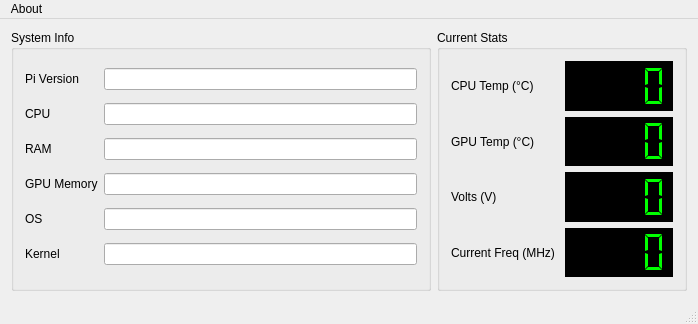
<?xml version="1.0" encoding="UTF-8"?>
<ui version="4.0">
 <class>MainWindow</class>
 <widget class="QMainWindow" name="MainWindow">
  <property name="windowModality">
   <enum>Qt::ApplicationModal</enum>
  </property>
  <property name="geometry">
   <rect>
    <x>0</x>
    <y>0</y>
    <width>698</width>
    <height>324</height>
   </rect>
  </property>
  <property name="windowTitle">
   <string>RPi Info</string>
  </property>
  <property name="unifiedTitleAndToolBarOnMac">
   <bool>true</bool>
  </property>
  <widget class="QWidget" name="centralWidget">
   <layout class="QGridLayout" name="gridLayout">
    <item row="0" column="0" rowspan="4">
     <widget class="QGroupBox" name="groupBox">
      <property name="title">
       <string>System Info</string>
      </property>
      <layout class="QGridLayout" name="gridLayout_2">
       <item row="4" column="1">
        <widget class="QLineEdit" name="lineEdit_5">
         <property name="readOnly">
          <bool>true</bool>
         </property>
        </widget>
       </item>
       <item row="0" column="1">
        <widget class="QLineEdit" name="lineEdit">
         <property name="readOnly">
          <bool>true</bool>
         </property>
        </widget>
       </item>
       <item row="0" column="0">
        <widget class="QLabel" name="label_5">
         <property name="text">
          <string>Pi Version</string>
         </property>
        </widget>
       </item>
       <item row="4" column="0">
        <widget class="QLabel" name="label_9">
         <property name="text">
          <string>OS</string>
         </property>
        </widget>
       </item>
       <item row="2" column="1">
        <widget class="QLineEdit" name="lineEdit_3">
         <property name="readOnly">
          <bool>true</bool>
         </property>
        </widget>
       </item>
       <item row="2" column="0">
        <widget class="QLabel" name="label_7">
         <property name="text">
          <string>RAM</string>
         </property>
        </widget>
       </item>
       <item row="3" column="1">
        <widget class="QLineEdit" name="lineEdit_4">
         <property name="readOnly">
          <bool>true</bool>
         </property>
        </widget>
       </item>
       <item row="3" column="0">
        <widget class="QLabel" name="label_8">
         <property name="text">
          <string>GPU Memory</string>
         </property>
        </widget>
       </item>
       <item row="1" column="0">
        <widget class="QLabel" name="label_6">
         <property name="text">
          <string>CPU</string>
         </property>
        </widget>
       </item>
       <item row="1" column="1">
        <widget class="QLineEdit" name="lineEdit_2">
         <property name="readOnly">
          <bool>true</bool>
         </property>
        </widget>
       </item>
       <item row="5" column="0">
        <widget class="QLabel" name="label_10">
         <property name="text">
          <string>Kernel</string>
         </property>
        </widget>
       </item>
       <item row="5" column="1">
        <widget class="QLineEdit" name="lineEdit_6">
         <property name="readOnly">
          <bool>true</bool>
         </property>
        </widget>
       </item>
      </layout>
     </widget>
    </item>
    <item row="0" column="1" rowspan="4">
     <widget class="QGroupBox" name="groupBox_2">
      <property name="minimumSize">
       <size>
        <width>250</width>
        <height>0</height>
       </size>
      </property>
      <property name="title">
       <string>Current Stats</string>
      </property>
      <layout class="QGridLayout" name="gridLayout_3">
       <item row="3" column="1">
        <widget class="QLabel" name="label_3">
         <property name="text">
          <string>Volts (V)</string>
         </property>
        </widget>
       </item>
       <item row="4" column="1">
        <widget class="QLabel" name="label_4">
         <property name="text">
          <string>Current Freq (MHz)</string>
         </property>
        </widget>
       </item>
       <item row="1" column="2">
        <widget class="QLCDNumber" name="lcdNumber">
         <property name="styleSheet">
          <string notr="true">color: rgb(0, 255, 0);
background-color: rgb(0, 0, 0);
border-color: rgb(0, 85, 0);</string>
         </property>
         <property name="frameShape">
          <enum>QFrame::NoFrame</enum>
         </property>
         <property name="frameShadow">
          <enum>QFrame::Plain</enum>
         </property>
         <property name="lineWidth">
          <number>1</number>
         </property>
         <property name="smallDecimalPoint">
          <bool>true</bool>
         </property>
         <property name="digitCount">
          <number>4</number>
         </property>
         <property name="segmentStyle">
          <enum>QLCDNumber::Flat</enum>
         </property>
        </widget>
       </item>
       <item row="2" column="2">
        <widget class="QLCDNumber" name="lcdNumber_2">
         <property name="styleSheet">
          <string notr="true">color: rgb(0, 255, 0);
background-color: rgb(0, 0, 0);</string>
         </property>
         <property name="frameShape">
          <enum>QFrame::NoFrame</enum>
         </property>
         <property name="frameShadow">
          <enum>QFrame::Plain</enum>
         </property>
         <property name="lineWidth">
          <number>1</number>
         </property>
         <property name="smallDecimalPoint">
          <bool>true</bool>
         </property>
         <property name="digitCount">
          <number>4</number>
         </property>
         <property name="segmentStyle">
          <enum>QLCDNumber::Flat</enum>
         </property>
        </widget>
       </item>
       <item row="3" column="2">
        <widget class="QLCDNumber" name="lcdNumber_3">
         <property name="styleSheet">
          <string notr="true">color: rgb(0, 255, 0);
background-color: rgb(0, 0, 0);</string>
         </property>
         <property name="frameShape">
          <enum>QFrame::NoFrame</enum>
         </property>
         <property name="frameShadow">
          <enum>QFrame::Plain</enum>
         </property>
         <property name="lineWidth">
          <number>1</number>
         </property>
         <property name="smallDecimalPoint">
          <bool>true</bool>
         </property>
         <property name="digitCount">
          <number>4</number>
         </property>
         <property name="segmentStyle">
          <enum>QLCDNumber::Flat</enum>
         </property>
        </widget>
       </item>
       <item row="4" column="2">
        <widget class="QLCDNumber" name="lcdNumber_4">
         <property name="styleSheet">
          <string notr="true">color: rgb(0, 255, 0);
background-color: rgb(0, 0, 0);</string>
         </property>
         <property name="frameShape">
          <enum>QFrame::NoFrame</enum>
         </property>
         <property name="frameShadow">
          <enum>QFrame::Plain</enum>
         </property>
         <property name="lineWidth">
          <number>1</number>
         </property>
         <property name="smallDecimalPoint">
          <bool>true</bool>
         </property>
         <property name="digitCount">
          <number>4</number>
         </property>
         <property name="segmentStyle">
          <enum>QLCDNumber::Flat</enum>
         </property>
        </widget>
       </item>
       <item row="1" column="1">
        <widget class="QLabel" name="label">
         <property name="text">
          <string>CPU Temp (°C)</string>
         </property>
        </widget>
       </item>
       <item row="2" column="1">
        <widget class="QLabel" name="label_2">
         <property name="text">
          <string>GPU Temp (°C)</string>
         </property>
        </widget>
       </item>
      </layout>
     </widget>
    </item>
   </layout>
  </widget>
  <widget class="QMenuBar" name="menuBar">
   <property name="geometry">
    <rect>
     <x>0</x>
     <y>0</y>
     <width>698</width>
     <height>22</height>
    </rect>
   </property>
   <widget class="QMenu" name="menuAbout">
    <property name="title">
     <string>About</string>
    </property>
   </widget>
   <addaction name="menuAbout"/>
  </widget>
  <widget class="QStatusBar" name="statusBar"/>
 </widget>
 <layoutdefault spacing="6" margin="11"/>
 <resources/>
 <connections/>
</ui>
